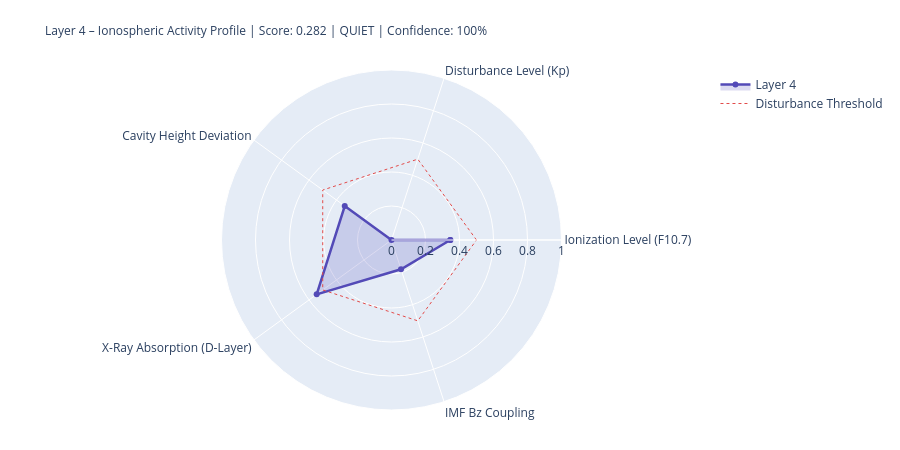

Here is the notebook cell this chart was saved with:
### Markdown cell above
---
## 4. State Assessment & Handoff to Layer 5

### Code cell
# ============================================================
# LAYER-4-SCORE
# ============================================================

COMPONENTS = {
    'Ionization Level (F10.7)':    {'score': ioniz,       'source': 'primary' if f107_now else 'from_layer0', 'dynamic': True},
    'Disturbance Level (Kp)':          {'score': disturb,     'source': 'primary' if kp_now   else 'from_layer0', 'dynamic': True},
    'Cavity Height Deviation':    {'score': h_dev,       'source': 'derived',                                'dynamic': True},
    'X-Ray Absorption (D-Layer)':{'score': xray_ioniz,  'source': 'primary' if xray_now else 'missing',     'dynamic': True},
    'IMF Bz Coupling':             {'score': bz_coupling, 'source': 'primary' if bz_now   else 'from_layer0', 'dynamic': True},
}

available    = {k: v['score'] for k, v in COMPONENTS.items() if v['score'] is not None}
unavailable  = [k for k, v in COMPONENTS.items() if v['score'] is None]
layer4_score = round(sum(available.values()) / len(available), 4) if available else None
confidence   = round(len(available) / len(COMPONENTS), 2)
level = ('unknown' if layer4_score is None
         else 'quiet'   if layer4_score < 0.3
         else 'moderate' if layer4_score < 0.6
         else 'active')
dominant_l4 = max(available, key=available.get) if available else 'none'

# Resonance delta for Schumann SR-1
sr1_ref = schumann_freq(1, 80.0)
sr1_now = schumann_freq(1, h_eff)
sr1_delta_mhz = (sr1_now - sr1_ref) * 1000

# Propagation conditions
prop_cond = ('disturbed'   if kp_val > 4
             else 'unsettled' if kp_val > 2
             else 'normal')
if xray_class in ['X', 'M']:
    prop_cond = 'Radio-Blackout moeglich'

W = 68
print('=' * W)
print('LAYER 4 – IONOSPHERE – STATE ASSESSMENT')
print('=' * W)
for name, comp in COMPONENTS.items():
    s = comp['score']
    if s is not None:
        bar = '█' * int(s * 20) + '░' * (20 - int(s * 20))
        print(f'  {name:<36} {bar}  {s:.3f}  [{comp["source"]}]')
    else:
        print(f'  {name:<36} {"─" * 20}  n/a   [missing]')
print('-' * W)
print(f'  Score:          {layer4_score:.3f}  ({len(available)}/{len(COMPONENTS)} components)')
print(f'  Confidence:     {confidence:.0%}')
print(f'  Level:          {level.upper()}')
print(f'  Dominant:       {dominant_l4}')
print(f'  Cavity height:  {h_eff:.1f} km  (Ref: 80.0 km)')
print(f'  SR-1:           {sr1_now:.3f} Hz  (Δ {sr1_delta_mhz:+.1f} mHz vs. ref)')
print(f'  Propagation:    {prop_cond}')
print(f'  X-Ray:          {xray_class}-class  ({xray_now:.2e} W/m²)' if xray_now else '  X-Ray:          n/a')
print('=' * W)

# Radar
cats   = list(available.keys())
vals_r = list(available.values())
if len(cats) >= 3:
    fig = go.Figure()
    fig.add_trace(go.Scatterpolar(
        r=vals_r + [vals_r[0]], theta=cats + [cats[0]],
        fill='toself', fillcolor='rgba(83,74,183,0.20)',
        line=dict(color='#534AB7', width=2.5), name='Layer 4'
    ))
    fig.add_trace(go.Scatterpolar(
        r=[0.5] * (len(cats)+1), theta=cats + [cats[0]],
        line=dict(color='#E24B4A', dash='dot', width=1),
        mode='lines', name='Disturbance Threshold'
    ))
    fig.update_layout(
        title=dict(
            text=f'Layer 4 – Ionospheric Activity Profile | Score: {layer4_score:.3f} | {level.upper()} | Confidence: {confidence:.0%}',
            font=dict(size=12)
        ),
        polar=dict(radialaxis=dict(visible=True, range=[0, 1])),
        height=450, showlegend=True,
        margin=dict(l=80, r=80, t=70, b=40)
    )
    fig.show()

### Figure 1 — Plotly figure (JSON) as saved in the notebook; plotly's stock layout.template omitted (floating-point values rounded to 4 significant figures)
{"data": [{"fill": "toself", "fillcolor": "rgba(83,74,183,0.20)", "line": {"color": "#534AB7", "width": 2.5}, "name": "Layer 4", "r": [0.346, 0.0, 0.34, 0.544, 0.181, 0.346], "theta": ["Ionization Level (F10.7)", "Disturbance Level (Kp)", "Cavity Height Deviation", "X-Ray Absorption (D-Layer)", "IMF Bz Coupling", "Ionization Level (F10.7)"], "type": "scatterpolar"}, {"line": {"color": "#E24B4A", "dash": "dot", "width": 1}, "mode": "lines", "name": "Disturbance Threshold", "r": [0.5, 0.5, 0.5, 0.5, 0.5, 0.5], "theta": ["Ionization Level (F10.7)", "Disturbance Level (Kp)", "Cavity Height Deviation", "X-Ray Absorption (D-Layer)", "IMF Bz Coupling", "Ionization Level (F10.7)"], "type": "scatterpolar"}], "layout": {"height": 450, "margin": {"b": 40, "l": 80, "r": 80, "t": 70}, "polar": {"radialaxis": {"range": [0, 1], "visible": true}}, "showlegend": true, "title": {"font": {"size": 12}, "text": "Layer 4 – Ionospheric Activity Profile | Score: 0.282 | QUIET | Confidence: 100%"}}}
